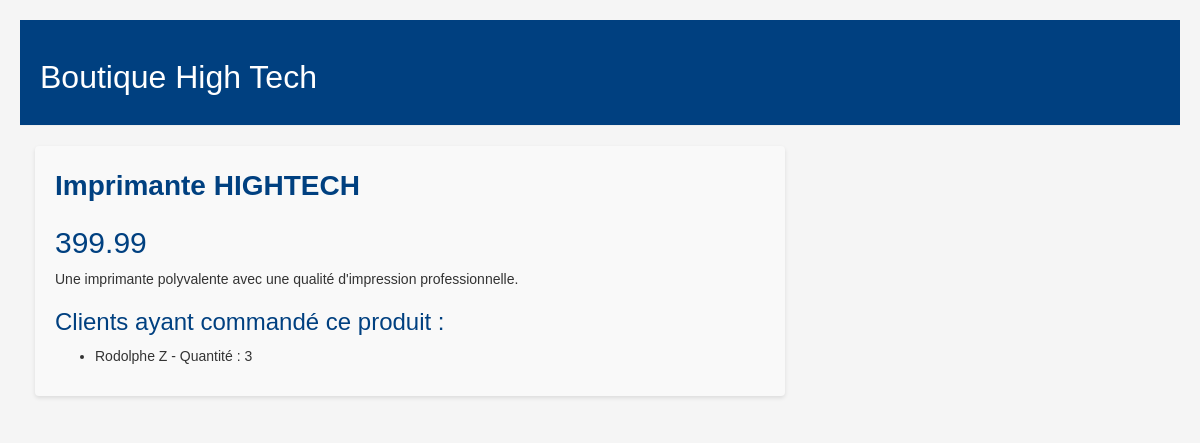
Page /produit/8/ on the committed database.
### blog/models.py (models this page shows)
class Produit(models.Model):
    nom = models.CharField(max_length=100)
    description = models.TextField()
    prix = models.DecimalField(max_digits=8, decimal_places=2)
    est_disponible = models.BooleanField(default=True)

class ElementCommande(models.Model):
    produit = models.ForeignKey(Produit, on_delete=models.CASCADE)
    quantite = models.IntegerField()
    commande = models.ForeignKey(Commande, on_delete=models.CASCADE)

class Commande(models.Model):
    nom_client = models.CharField(max_length=100)
    email_client = models.EmailField()
    date_commande = models.DateTimeField(auto_now_add=True)

### blog/views.py (the view)
# urls.py: path('produit/<int:pk>/', views.post_detail, name='post_detail')
def post_detail(request, pk):
    produit = get_object_or_404(Produit, pk=pk)
    return render(request, 'blog/post_detail.html', {'produit': produit})

### blog/templates/blog/post_detail.html
{% extends 'blog/base.html' %}
{% block content %}
        <div class="produit">
            <div class="nom">
                {{ produit.nom }}
            </div>
            <h2>{{ produit.prix }}</h2>
            <p>{{ produit.description|linebreaksbr }}</p>
            <h3>Clients ayant commandé ce produit :</h3>
            <ul>
                {% for element in produit.elementcommande_set.all %}
                <li>{{ element.commande.nom_client }} - Quantité : {{ element.quantite }}</li>
                {% empty %}
                <li>Aucun client n'a commandé ce produit.</li>
                {% endfor %}
            </ul>
        </div>
{% endblock %}

### blog/static/css/blog.css (style rules this page uses)
body { padding: 20px; font-family: 'Helvetica', sans-serif; background-color: #f5f5f5; }
h1, h2, h3, h4 { font-family: 'Arial', sans-serif; color: #004080; }
.produit { margin-bottom: 20px; background-color: #f9f9f9; padding: 20px; border-radius: 4px; box-shadow: 0 2px 4px rgba(0, 0, 0, 0.1); }
.produit .nom { font-size: 28px; font-weight: bold; color: #004080; margin-bottom: 10px; }

### rows in the picture
Produit: nom "Imprimante HIGHTECH", prix "399.99", description "Une imprimante polyvalente avec une qualité d'impression professionnelle."
ElementCommande: commande.nom_client "Rodolphe Z", quantite "3"
